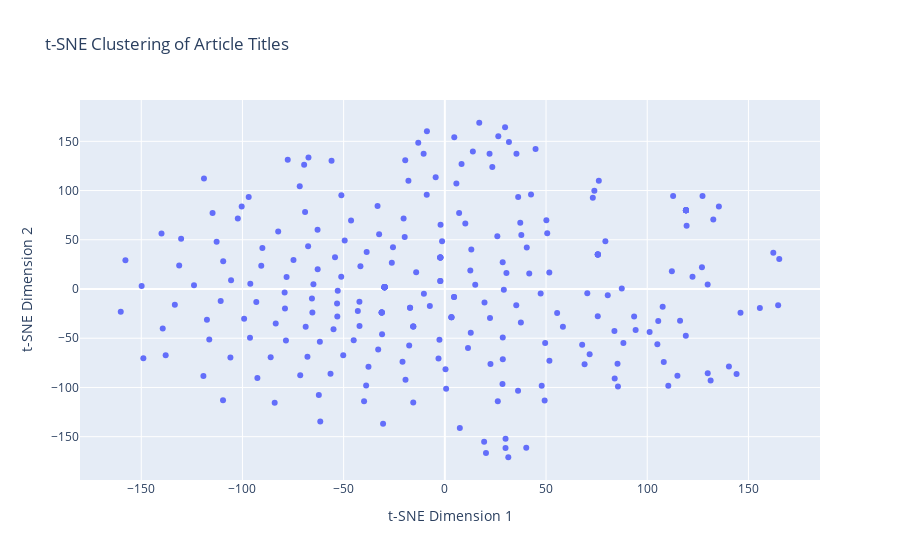

The cell this chart's notebook holds for it:
### Code cell
import pandas as pd
from sklearn.manifold import TSNE
import plotly.express as px

# Assuming gkgvf_arr is the DataFrame with vectorized values and article titles as the index
# The values are used as input to the t-SNE model, and index rows are the article titles

# article_titles = gkg.parsed_urls  # Extract titles from the index
model_input = gkgvf_arr.values  # Use the values for t-SNE
article_titles = titles  # Extract titles from the index
# model_input = tfidf_matrix.toarray()  # Use the values for t-SNE
labels = gkg.gkg_query['label']

# Step 1: Use t-SNE to reduce dimensions
tsne_model = TSNE(n_components=2, perplexity=30, random_state=42, n_iter=1000)
tsne_results = tsne_model.fit_transform(model_input)

# Step 2: Create a DataFrame for the t-SNE results
tsne_df = pd.DataFrame(tsne_results, columns=['TSNE1', 'TSNE2'])
tsne_df['Title'] = article_titles  # Add titles from the index

# Step 3: Plot with Plotly to add hover functionality
fig = px.scatter(
    tsne_df,
    x='TSNE1',
    y='TSNE2',
    hover_name='Title',  # This will show the title when hovering
    title="t-SNE Clustering of Article Titles",
    labels={'TSNE1': 't-SNE Dimension 1', 'TSNE2': 't-SNE Dimension 2'}
)

# Display the plot
fig.show()

### Figure 1 — Plotly figure (JSON) as saved in the notebook; plotly's stock layout.template omitted (floating-point values rounded to 4 significant figures; data arrays with more than 128 entries replaced by an {"elided": "..."} marker saying what was removed)
{"data": [{"hovertemplate": "<b>%{hovertext}</b><br><br>t-SNE Dimension 1=%{x}<br>t-SNE Dimension 2=%{y}<extra></extra>", "hovertext": {"elided": "258 str values"}, "legendgroup": "", "marker": {"color": "#636efa", "symbol": "circle"}, "mode": "markers", "name": "", "orientation": "v", "showlegend": false, "type": "scatter", "x": {"elided": "258 float values"}, "xaxis": "x", "y": {"elided": "258 float values"}, "yaxis": "y"}], "layout": {"legend": {"tracegroupgap": 0}, "title": {"text": "t-SNE Clustering of Article Titles"}, "xaxis": {"anchor": "y", "domain": [0, 1], "title": {"text": "t-SNE Dimension 1"}}, "yaxis": {"anchor": "x", "domain": [0, 1], "title": {"text": "t-SNE Dimension 2"}}}}
